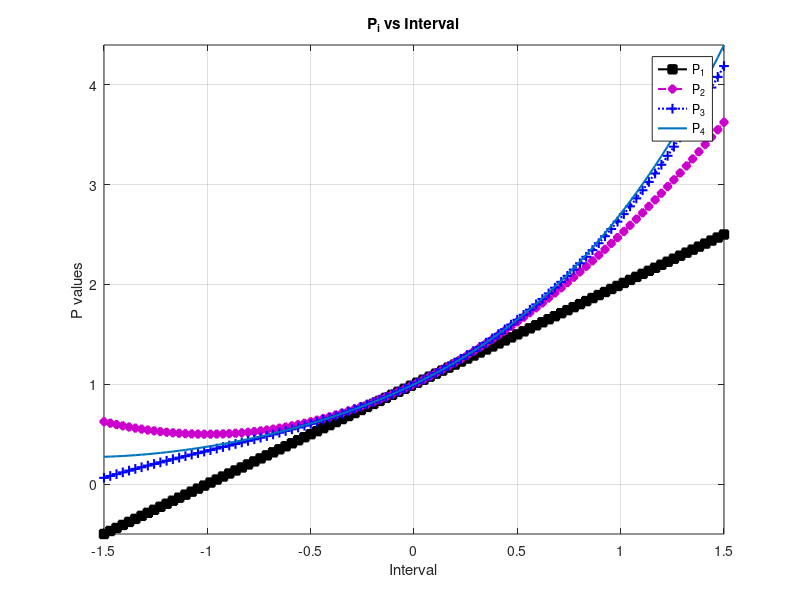

Write MATLAB code to recreate this figure. (Note: this script raises an error after producing the figure.)
clear all; clc;



% Function definitions
function res = f(x, n)
    res = 1;
    for i = 1:n
        res = res + x.^(i)/factorial(i);
    end
end

% Define interval
interval = linspace(-1.5, 1.5, 100);

% Evaluate functions over the defined interval
P_1_values = f(interval, 1);
P_2_values = f(interval, 2);
P_3_values = f(interval, 3);
P_4_values = f(interval, 4);

% Plots on the same screen

figure;
hold on;

h1 = plot(interval, P_1_values, '-s', 'Color', [0 0 0], 'LineWidth', 1.5, ...
          'MarkerFaceColor', [0 0 0], 'MarkerSize', 6, 'DisplayName', 'P_1');
h2 = plot(interval, P_2_values, '--d', 'Color', [0.8 0 0.8], 'LineWidth', 1.5, ...
          'MarkerFaceColor', [0.8 0 0.8], 'MarkerSize', 6, 'DisplayName', 'P_2');
h3 = plot(interval, P_3_values, '+:', 'Color', [0 0 1], 'LineWidth', 1.5, ...
          'MarkerSize', 7, 'DisplayName', 'P_3');
h4 = plot(interval, P_4_values, '-', 'Color', [0 0.45 0.74], 'LineWidth', 1.5, ...
          'DisplayName', 'P_4');

grid on;
box on;
xlabel('Interval');
ylabel('P values');
title('P_i vs Interval');
legend('Location','best');
axis tight;

% Improve axes readability
ax = gca;
ax.FontSize = 12;
ax.LineWidth = 1;
title('Approximations of Heaviside step function');
hold off;
